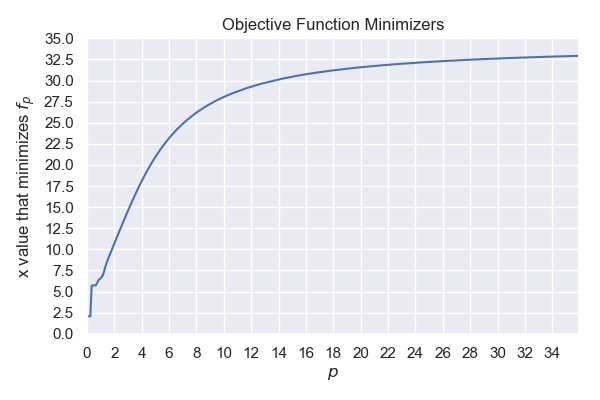

Write the Python code that produced this figure.
#!/usr/bin/env python3
# -*- coding: utf-8 -*-
"""
Created on Fri Aug 30 11:27:14 2019

@author: flatironstudent
"""

import numpy as np
import matplotlib.pyplot as plt
import seaborn as sns

n = 101
p = 2

np.random.seed(111)

b = np.random.exponential(10.5, n)
x = np.arange(-5., 52. ,0.01)
p_range = np.arange(0.15, 36, 0.1)

costs = np.power(np.sum(np.power(np.abs(b[None,...] - x[...,None])[None,...], p_range[...,None,None]), axis = -1), 1 / p_range[...,None])
min_costs = x[np.argmin(costs, axis = 1)]

indx = np.argmin(np.abs(p_range - 1))

sns.set()

#-------------------------------------------------------------------------------
fig = plt.figure(figsize = (6, 4))
ax=fig.add_subplot(1,1,1)

ax.plot(p_range, min_costs)
ax.set_xlim([0, p_range.max()])

ax.set_xticks(range(0,int(p_range.max()) + 1,2))
ax.set_yticks(np.arange(0,p_range.max(),2.5))

plt.title(r'Objective Function Minimizers')
plt.xlabel(r'$p$')
plt.ylabel(r'x value that minimizes $f_p$')
plt.tight_layout()
plt.savefig("lp_min.png")

